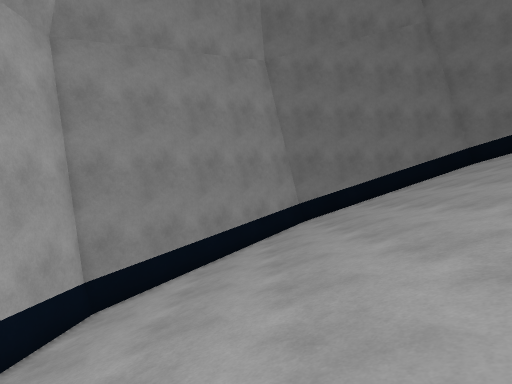
View 1 (above)

12 first-person views from a walk through a scene from a Unity 3-D project. The camera is 1.5 m above the floor, tilts 8° down and sees 75° across. The floor is counted in squares, 1 m on a side. Each view is taken from the middle of a square. On the plan, view 1 faces up. The plan holds only what a view shows up to about 15 squares ahead; the rest is blank. The place goes on beyond the plan.

View 2
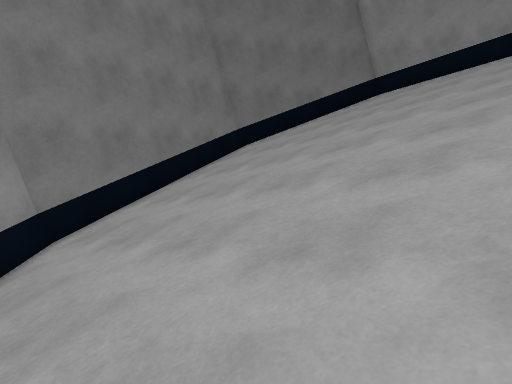

View 3
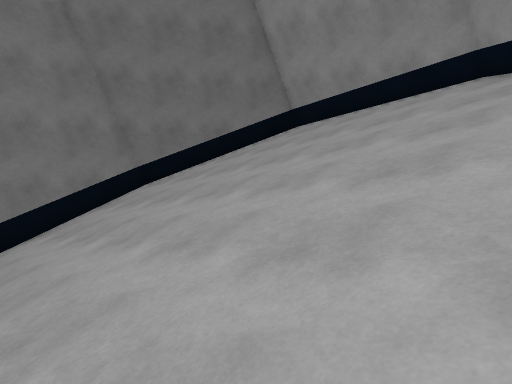

View 4
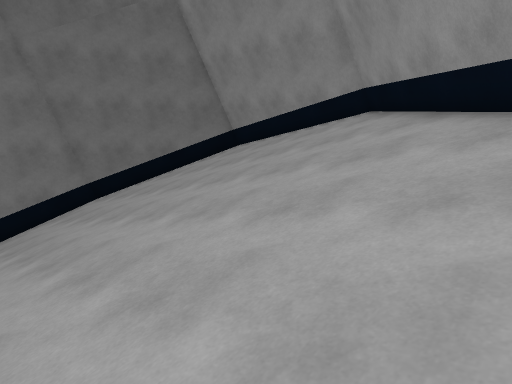

View 5
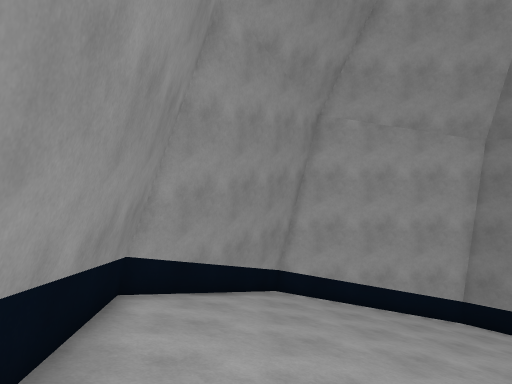

View 6
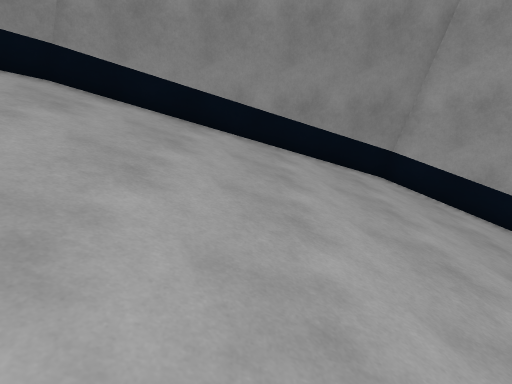

View 7
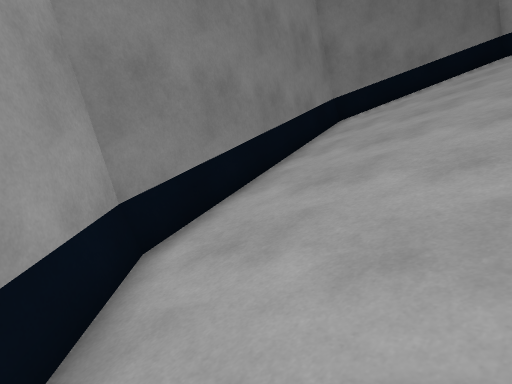

View 8
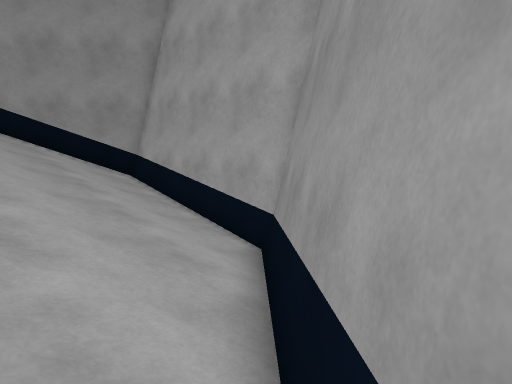

View 9
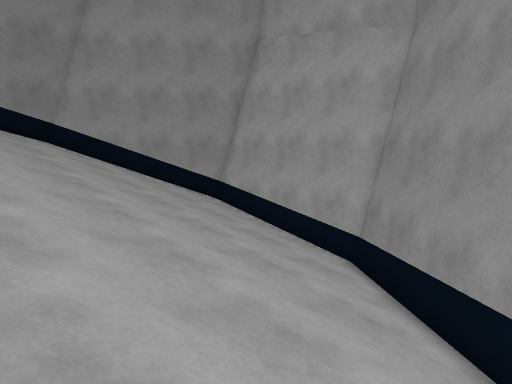

View 10
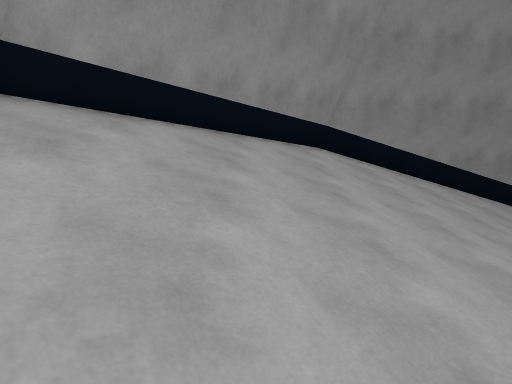

View 11
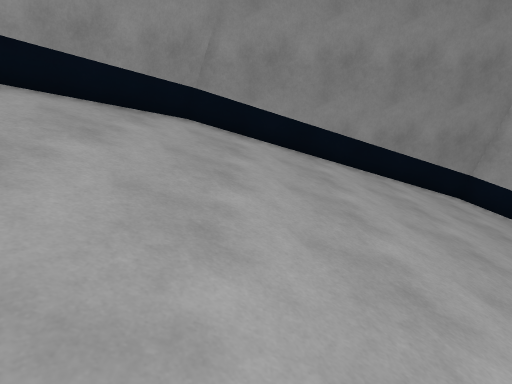

View 12
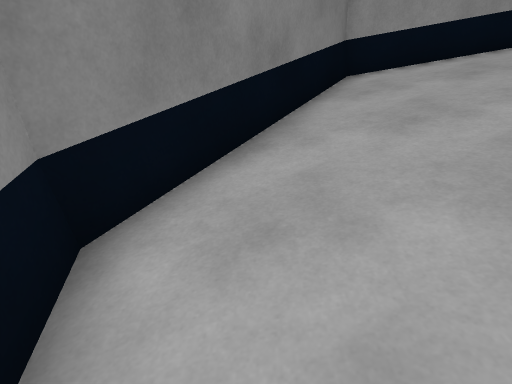

### Floor plan
Key: @ floor where view 1 was taken; # wall or solid block; . main floor; : floor 1.25 m higher than the main floor; + floor 2.75 m higher than the main floor; / step, stairs or slope.
Columns run from 5 left of view 1 to 16 right of it. Each row starts with its distance up from view 1.
 17               ###
 16          ######/###
 15       ####////////##
 14      ##////////////###
 13     ##///////////////#
 12    ##////////////////#
 11   ##/////////////////#
 10  ##//////////////////#
  9  #///////////////////#
  8 ##///////////////////#
  7 #////////////////////#
  6 #///////////////////+#
  5 #///////////////////##
  4 #//////////////////##
  3 #/////////////////##
  2 #////////////////##
  1 #///////////////##
  0 ###//@/////////##
 -1   ##///////:####
 -2    ###/.#####
 -3      ####

Where each view was taken, in squares from view 1:
view 1: 0 up, 0 right, facing up
view 2: 5 up, 0 right, facing up-right
view 3: 3 up, 4 right, facing up-right
view 4: 0 up, 5 right, facing up-right
view 5: 0 up, 8 right, facing left
view 6: 7 up, 5 right, facing down
view 7: 10 up, 0 right, facing up-right
view 8: 13 up, 1 right, facing down-left
view 9: 13 up, 5 right, facing down-left
view 10: 11 up, 12 right, facing down
view 11: 8 up, 8 right, facing down
view 12: 15 up, 8 right, facing right
